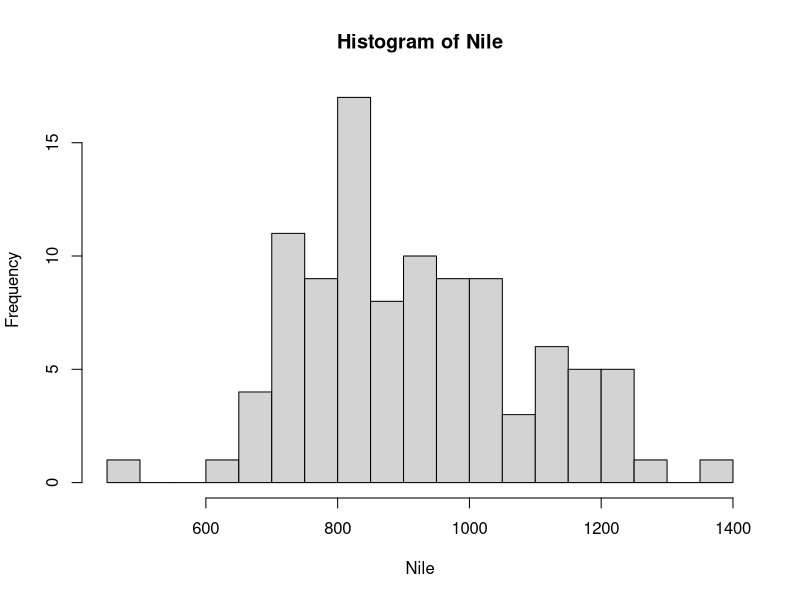
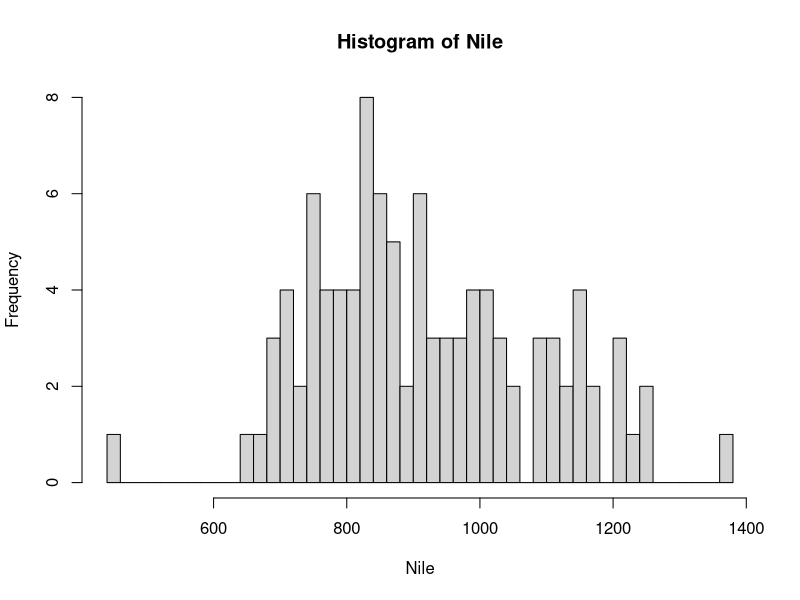
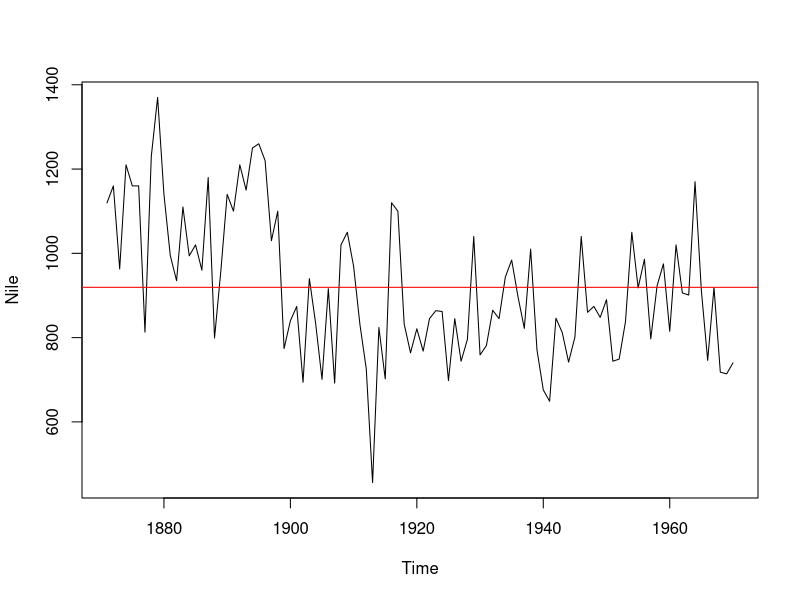
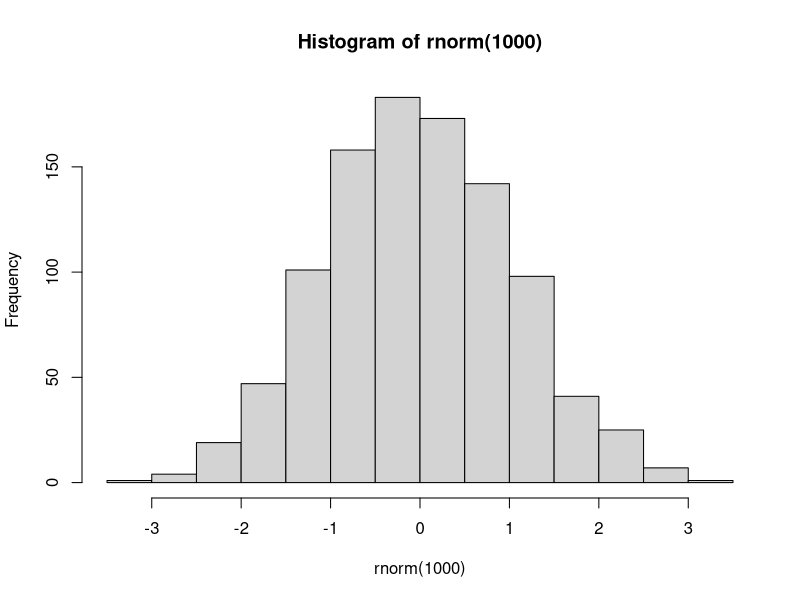

Write the R code that produced these figures, in order.
#create 1000 random normal distribution numbers, then calculate its absoulte value, and calculate the mean value of em.
x <- mean(abs(rnorm(1000)))
x

#draw a histgram in a pdf file
pdf("hist.pdf")
hist(rnorm(1000))
dev.off()
y <- c(1,2,4)
q <- c(y,y,9)
y[3]
q

#use data() to check the  default packages already in R base system
data()
summary(Nile)
meanNile <- mean(Nile)
sdNile <- sd(Nile)
hist(Nile,breaks = 15)
hist(Nile,breaks = 50)
lineNile <- plot(Nile)
abline(h = meanNile,col = "red")

#oddcount- counts the odd number of a set of data
oddcount <- function(x){
  k <- 0
  for(i in x){
    if (i %% 2 == 1){
      k <- k+1
    }
  }
  return(k)
}
oddcount(1:100)

#oddreturn- returns odd numbers
oddreturn <- function(x){
  k <- NULL
  odds <- NULL
  for(i in x){
    if(i %% 2 ==1){
      #return(i)
      k <- i
      odds <- c(odds,k)
      #print(k)
    }
  }
  #can also print "odds" directly to get the results
  return(odds)
}
oddreturn(1:100)

#data type
num <- 5
char <- c("5","a")
charpaste <- paste("char","b","los",sep="")

matrixr <- rbind(c(1,2,3),c(4,5,6))
matrixc <- cbind(c(1,2,3),c(4,5,6))
dim(matrixr)
dim(matrixc)

matri <- matrix(1:10,nrow = 5,ncol = 2)
matri
matri[1,2]
matri[1,]
matri[,2]

lls <- list(a=matrixc,b=matrixr,c=matri,d=c("a","b","c","d"))
lls
lls$a
str(lls)

cars <- mtcars
cars
